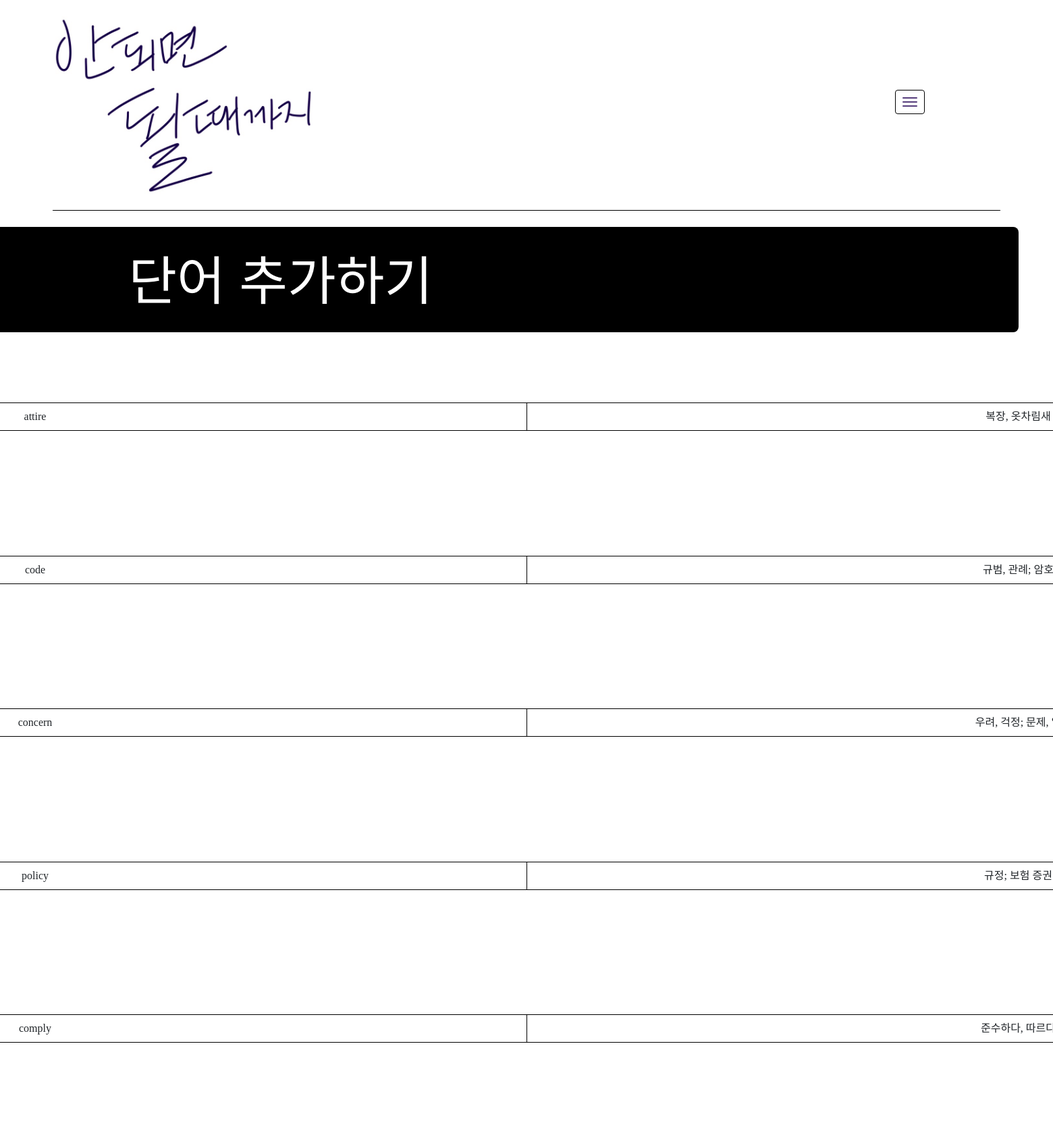
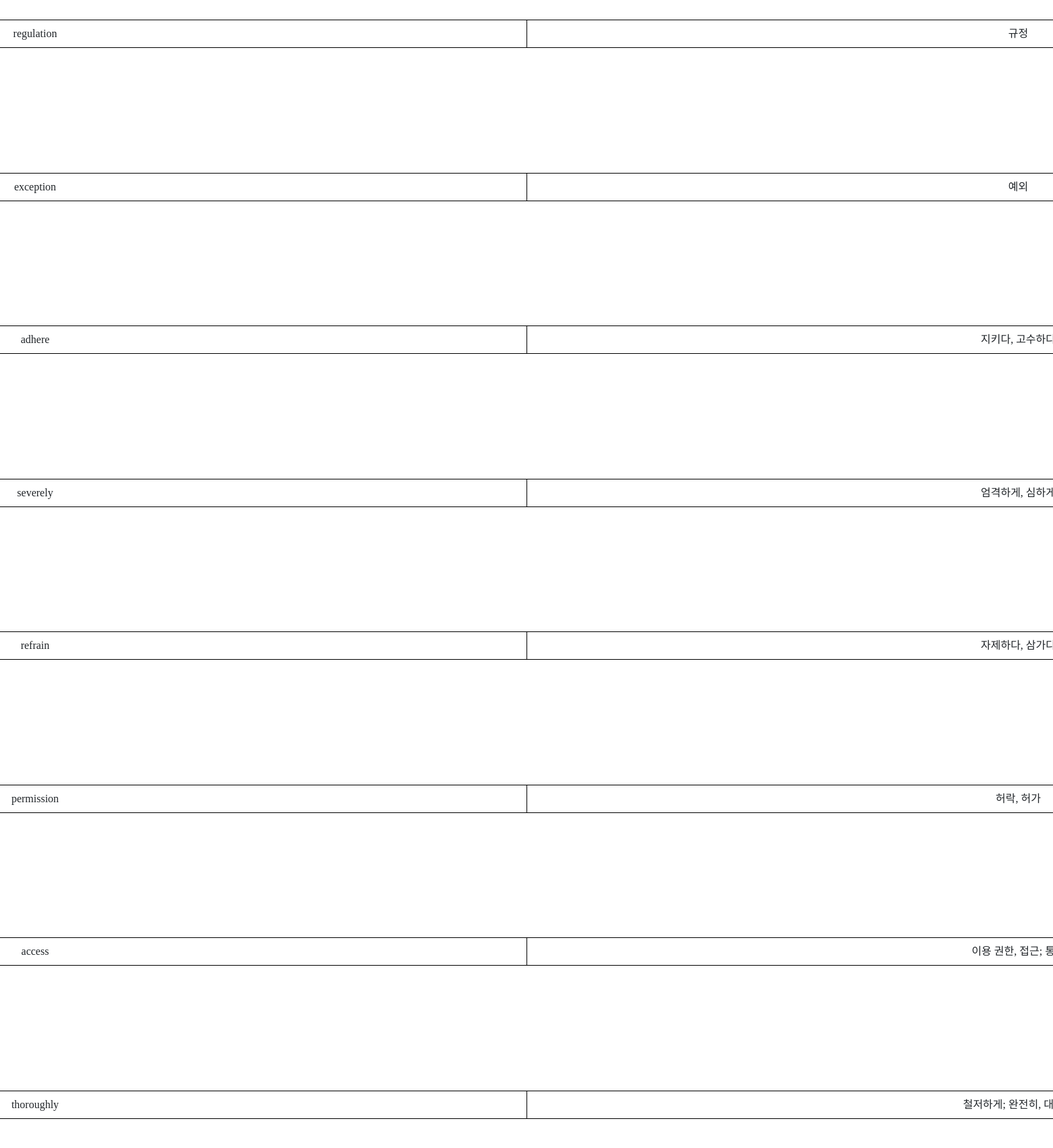
The app's page /study/vocabulary/words/2/ (signed in, upper part) with its own data (2 pictures, top to bottom).
### study/models.py (models this page shows)
class Vocas(models.Model):
    vocabulary = models.ForeignKey(Vocabulary, on_delete=models.CASCADE)
    author = models.ForeignKey(User, on_delete=models.CASCADE)
    eng = models.CharField(max_length=50)
    kor = models.CharField(max_length=50)
    today = models.DateField(default=datetime.today)

### study/views.py (the view)
# urls.py: path("vocabulary/words/<int:id>/", views.vocabulary_words),
@login_required
def vocabulary_words(request, id):
    vocabulary = Vocabulary.objects.get(id=id)
    vocas = Vocas.objects.filter(vocabulary=vocabulary)
    template = loader.get_template('study/vocabulary_words.html')
    context = {
        "vocas":vocas,
        "id": id,
    }
    return HttpResponse(template.render(context, request))

### templates/study/vocabulary_words.html (shortened to what this page needs)
<!DOCTYPE html>
<html lang="ko">
<head>
    {% load static %}
    <link rel="stylesheet" href="{% static 'study/css/vocabulary_daily.css' %}">
    <link href="https://cdn.jsdelivr.net/npm/bootstrap@5.2.1/dist/css/bootstrap.min.css" rel="stylesheet">
</head>
<body>
    <div class="hamberger_menu">
        <a class="navbar-toggle" href="#" role="button" id="dropdownMenuLink" data-bs-toggle="dropdown" aria-expanded="false">
            <span class="icon-bar"></span>
            <span class="icon-bar"></span>
            <span class="icon-bar"></span>
        </a>
    </div>
    <div class="title">
        <img src="{% static 'study/img/vocafight_logo.png' %}" class="logo">
    </div>
    <div class="entrances">
        <button type="button" class="entrance" onclick="location.href='/study/vocabulary/{{id}}/'">단어 추가하기</button>
    </div>
    <div class="vocabulary">
    {% for voca in vocas %}
        <div class="voca voca_{{voca.id}}">
            <div class="set">
                <div class="eng">
                    {{voca.eng}}
                </div>
                <div class="kor">
                    {{voca.kor}}
                </div>
            </div>
        </div>
    {% endfor %}
    </div>
</body>
</html>

### static/study/css/vocabulary_daily.css (style rules this page uses)
body { display: flex; flex-direction: column; justify-content: center; align-items: center; }
.title { display: flex; align-items: center; width: 90vw; height: 20vmin; font-size: 5vh; border-bottom: 1px solid black; margin-bottom: 3vh; }
.logo { width: 25vmin; cursor: pointer; }
.vocabulary { display: flex; flex-direction: column; width: 45vmax; }
.voca { display: flex; justify-content: space-between; align-items: center; width: 45vmax; margin-bottom: 1vh; }
.set { display: flex; width: 40vmax; border-top: 1px solid black; border-bottom: 1px solid black; border-left: 1px solid black; border-right: 1px solid black; border-radius: 1vmax; }
.eng { display: flex; justify-content: center; align-items: center; width: 20vmax; padding: 1vh 1vw 1vh 1vw; font-family: 'GothicA1-Light'; }
.kor { display: flex; justify-content: center; align-items: center; width: 20vmax; flex-wrap: wrap; border-left: 1px solid black; padding: 1vh 1vw 1vh 1vw; font-family: 'GothicA1-Light'; }
.entrances { display: flex; justify-content: space-between; align-items: center; width: 40vmax; margin-bottom: 2vh; }
.entrance { display: flex; justify-content: center; align-items: center; width: 30vmax; height: 10vmin; font-size: 5vmin; font-weight:lighter; border-radius: 1vh; background-color: black; color: rgb(255, 255, 255); border: none; }
.hamberger_menu { position: absolute; top: 8vmin; right: 10vw; width: 5vw; }
.navbar-toggle { position: relative; float: left; padding: 10px; margin-top: 8px; margin-right: 15px; margin-bottom: 8px; background-color: white; background-image: none; border: 1px solid black; border-radius: 4px; }
.icon-bar { background-color: #563d7c; display: block; width: 22px; height: 2px; border-radius: 1px; }
.navbar-toggle .icon-bar+.icon-bar { margin-top: 4px; }

### records on screen
Vocas: eng "attire", kor "복장, 옷차림새"
Vocas: eng "code", kor "규범, 관례; 암호"
Vocas: eng "concern", kor "우려, 걱정; 문제,…"
Vocas: eng "policy", kor "규정; 보험 증권"
Vocas: eng "comply", kor "준수하다,…"
Vocas: eng "regulation", kor "규정"
Vocas: eng "exception", kor "예외"
Vocas: eng "adhere", kor "지키다,…"
Vocas: eng "severely", kor "엄격하게,…"
Vocas: eng "refrain", kor "자제하다,…"
Vocas: eng "permission", kor "허락, 허가"
Vocas: eng "access", kor "이용 권한, 접근;…"
Vocas: eng "thoroughly", kor "철저하게; 완전히,…"
